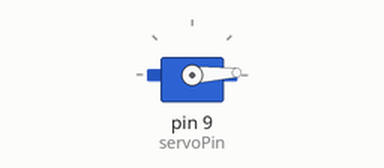
Simulated run of this sketch. Board: Arduino Uno, built with avr-gcc and run on an emulated ATmega328P. Shown: servo.

Above: at 0.05 s.
At 1.3 s:
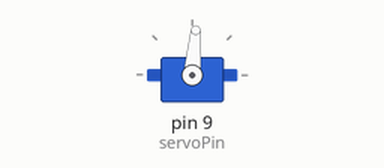
At 2.6 s:
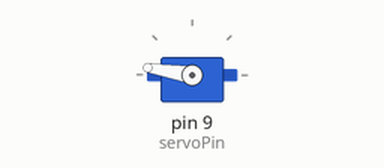
At 5.2 s:
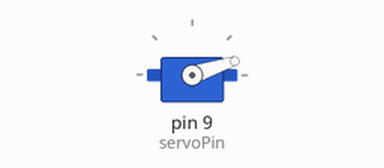
Timing chart, 0 to 7.1 s (numbered marks = the images above):
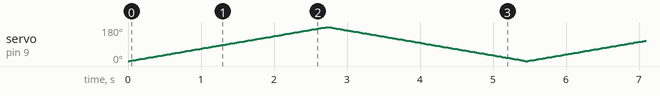

The sketch:

hello_servo_01.ino
```cpp
#include <Servo.h>

Servo myServo;
const int servoPin = 9;

void setup() {
	myServo.attach(servoPin);
}

void loop() {
	for (int angle = 0; angle <= 180; angle++) {
		myServo.write(angle);
		delay(15);
	}
	for (int angle = 180; angle >= 0; angle--) {
		myServo.write(angle);
		delay(15);
	}
}
```
